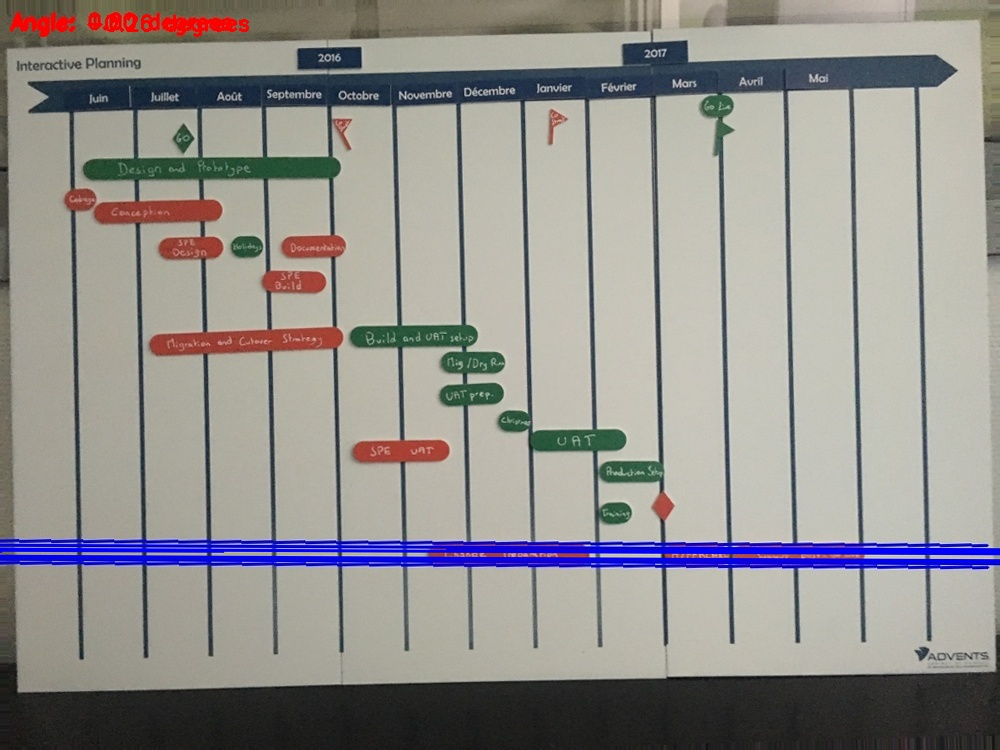
#> input picture IndustrialProject-master/img/3.JPG, 1000 x 750 px, found by its file name
$ python lines_detection_finale.py
#> lines starting #> are read from the running program, lines starting #| are printed output that depends on the picture; after the words box and inside, x2 and y2 are one past the last pixel; in counts of white or black regions, pixels touching at a corner belong together; long printed decimals are rounded
import numpy as np
import cv2
image = cv2.imread('img/3.jpg')
#> image is the input picture: shape (750, 1000, 3); mean B, G, R 141.4, 144.6, 147

# the ratio of the new image to the old image
r = 1000.0 / image.shape[1]
#> r = 1
dim = (1000, int(image.shape[0] * r))
#> dim = (1000, 750)

# perform the actual resizing of the image and show it
resized = cv2.resize(image, dim, interpolation=cv2.INTER_AREA)
#cv2.imshow("resized", resized)
#cv2.waitKey(0)


# Grayscale and Canny Edges extracted
gray = cv2.cvtColor(resized, cv2.COLOR_BGR2GRAY)
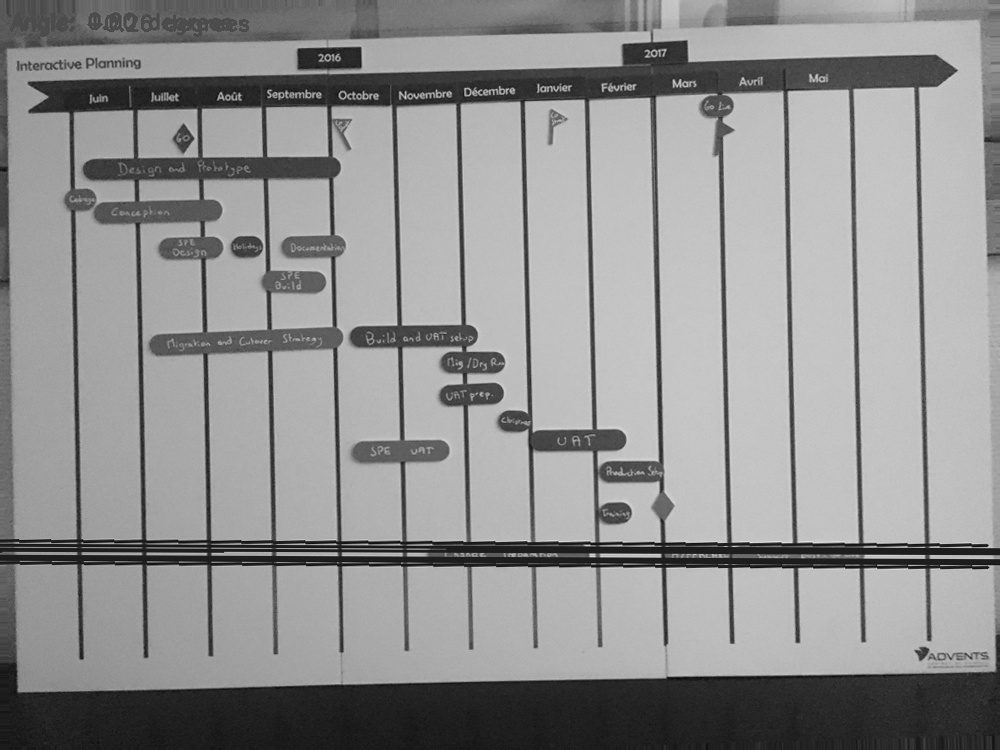
#> gray: shape (750, 1000); min 6, max 233, mean 145
edges = cv2.Canny(gray, 100, 170, apertureSize = 3)
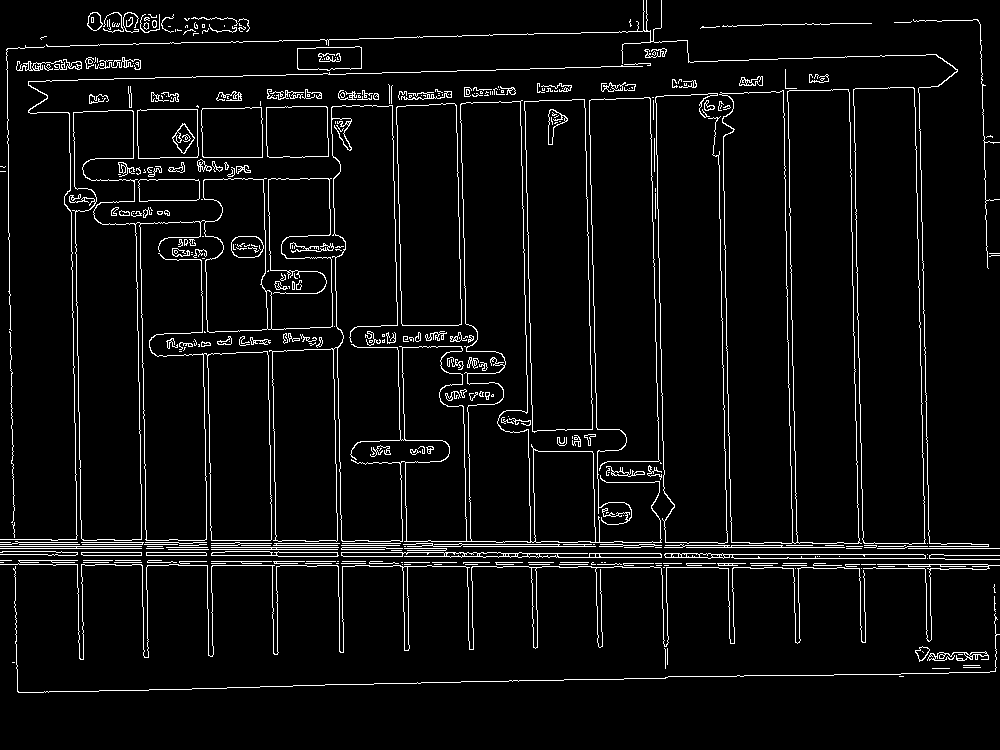
#> edges: shape (750, 1000); 5.1% white in thin lines or dots

# Run HoughLines using a rho accuracy of 1 pixel
# theta accuracy of np.pi / 180 which is 1 degree
# Our line threshold is set to 240 (number of points on line)
lines = cv2.HoughLines(edges,1, np.pi / 700, 150)
#> lines = 434 rows, first 8: [564, 1.58], [539, 1.58], [554, 1.58], [560, 1.58], [544, 1.58], [542, 1.58], [548, 1.57], [692, 1.55]

time_line=[]

print("Lines: ",lines)
#> (printed output is left out)
# We iterate through each line and convert it to the format
# required by cv.lines (i.e. requiring end points)
prev_x = None
ordered_lines = sorted(lines,key = lambda x: x[0][0]*np.cos(x[0][1]))
#> ordered_lines = 434 items, first 6: [[527, 1.66]], [[511, 1.66]], [[522, 1.66]], [[534, 1.65]], [[531, 1.65]], [[514, 1.65]]
for [[rho, theta]] in ordered_lines:
    a = np.cos(theta)
    b = np.sin(theta)
    x0 = a * rho
    y0 = b * rho
    x1 = int(x0 + 1000 * (-b))
    y1 = int(y0 + 1000 * (a))
    x2 = int(x0 - 1000 * (-b))
    y2 = int(y0 - 1000 * (a))
    if abs(x1 - x2) >= 3:
        continue
    if prev_x is not None:

        if abs(prev_x - x1)<50:
            continue
        #print abs(prev_x - x1)


    time_line.append(x1)
    cv2.line(resized, (x1, y1), (x2, y2), (255, 0, 0), 2)
    prev_x = max(x1,x2)
#> this loop made 434 passes
#> (rho, theta, a, b, x0, y0, x1, y1) on passes 1 to 3: (527, 1.66, -0.0896, 0.996, -47.24, 524.9, -1043, 435), (511, 1.66, -0.0896, 0.996, -45.81, 508.9, -1041, 419), (522, 1.66, -0.0852, 0.996, -44.46, 520.1, -1040, 434)
#> after the loop, time_line = []


print(time_line)
cv2.imshow('Hough Lines', resized)
cv2.waitKey(0)
cv2.destroyAllWindows()

$ run again, with IndustrialProject-master/img/1.jpg copied over IndustrialProject-master/img/3.JPG
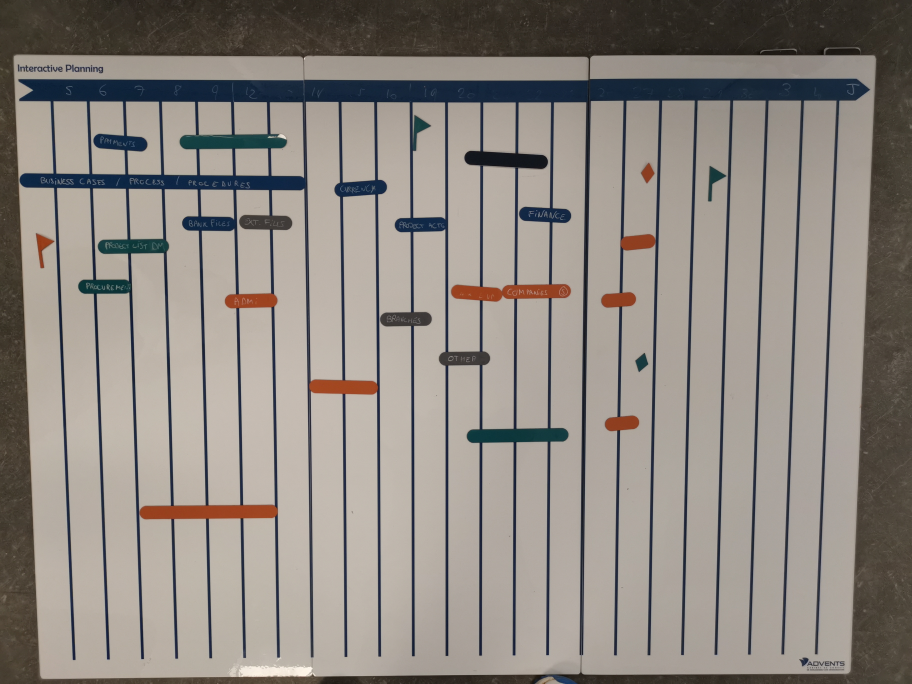
#> input picture IndustrialProject-master/img/1.jpg, 3648 x 2736 px, found by its file name (shown at 1/4 size)
#> image is the input picture: shape (2736, 3648, 3); mean B, G, R 128.9, 135.5, 142.1
#> `edges = cv2.Canny(gray, 100, 170, apertureSize = 3)`:
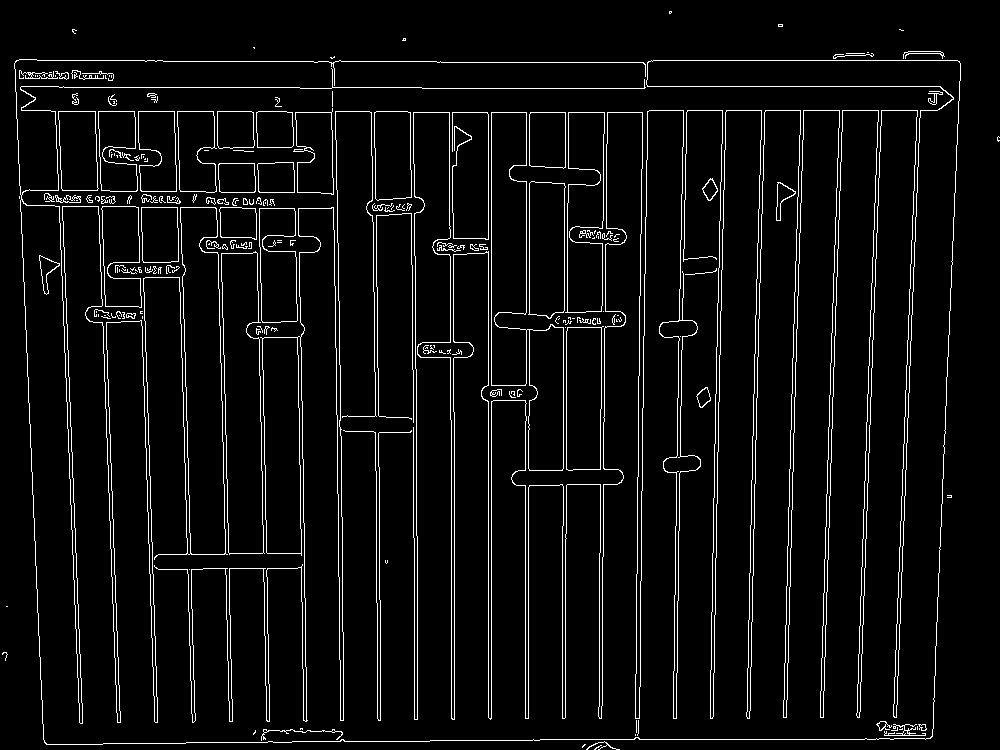
#> edges: shape (750, 1000); 5.2% white in thin lines or dots
#> lines = 272 rows, first 8: [491, 0], [488, 0], [-94, 3.11], [-50, 3.1], [961, 0.0404], [648, 0.0135], [881, 0.0359], [802, 0.0269]
#| Lines:  [[[ 4.9100000e+02  0.0000000e+00]]
#|  [[ 4.8800000e+02  0.0000000e+00]]
#|  [[-9.4000000e+01  3.1056888e+00]]
#|  [[-5.0000000e+01  3.1012008e+00]]
#|  [[ 9.6100000e+02  4.0391907e-02]]
#|  [[ 6.4800000e+02  1.3463968e-02]]
#> (further printed lines are left out)
#> ordered_lines = 272 items, first 6: [[188, 1.59]], [[736, 1.58]], [[204, 1.58]], [[189, 1.58]], [[205, 1.58]], [[106, 1.58]]
#> the loop `for [[rho, theta]] in ordered_lines:` made 272 passes
#> (rho, theta, a, b, x0, y0, x1, y1) on passes 1 to 3: (188, 1.59, -0.018, 1, -3.37, 188, -1003, 170), (736, 1.58, -0.00449, 1, -3.3, 736, -1003, 731), (204, 1.58, -0.0135, 1, -2.75, 204, -1002, 190)
#> after the loop `for [[rho, theta]] in ordered_lines:`:
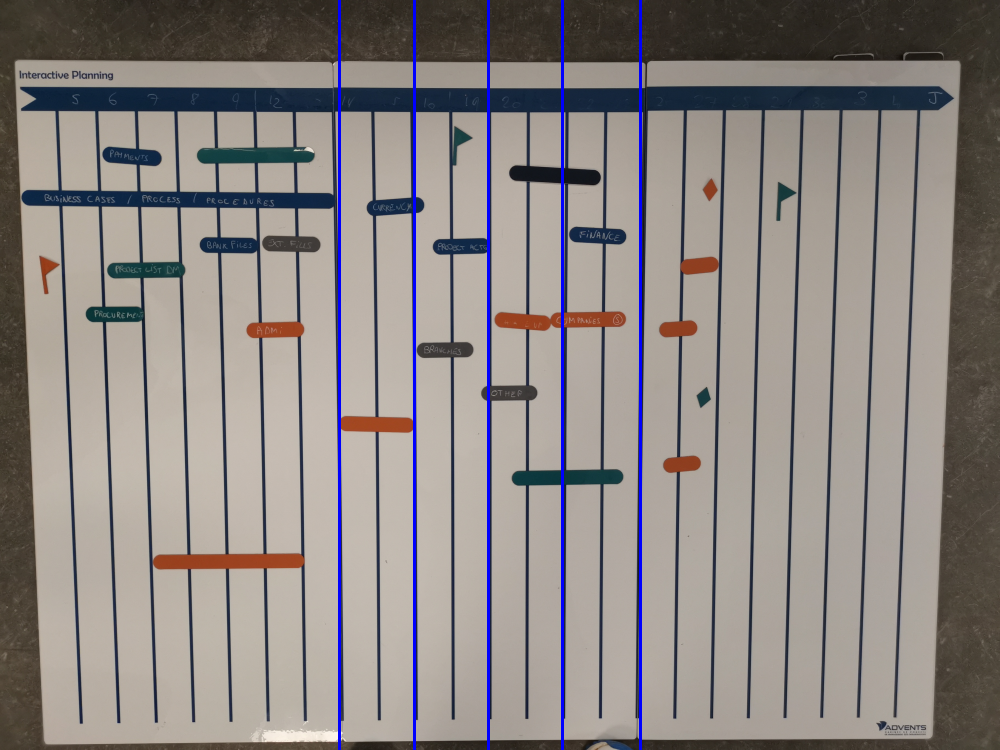
#> resized: shape (750, 1000, 3); mean B, G, R 131.2, 133.9, 140.5
#> after the loop `for [[rho, theta]] in ordered_lines:`: time_line = [339, 414, 488, 562, 640]

$ run again, with IndustrialProject-master/img/10.jpg copied over IndustrialProject-master/img/3.JPG
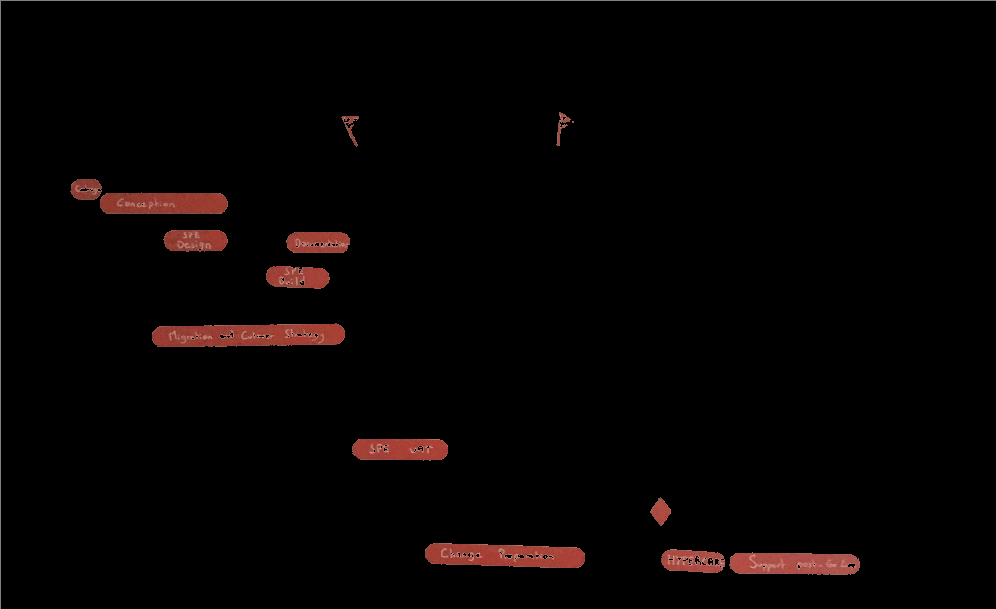
#> input picture IndustrialProject-master/img/10.jpg, 996 x 609 px, found by its file name
#> image is the input picture: shape (609, 996, 3); mean B, G, R 2.5, 2.8, 5.8
#> `edges = cv2.Canny(gray, 100, 170, apertureSize = 3)`:
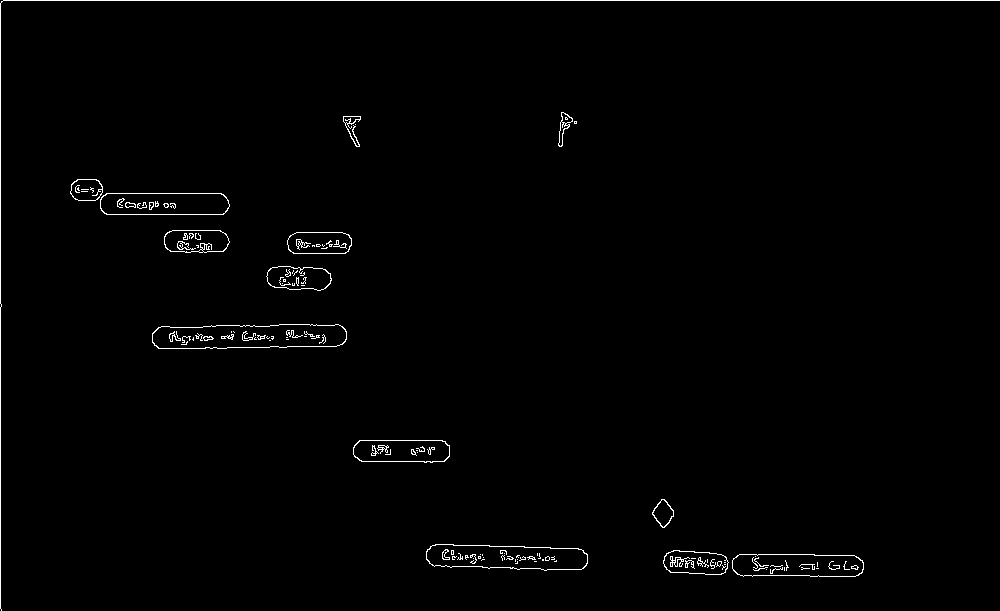
#> edges: shape (611, 1000); 1% white in thin lines or dots
#> lines = [[0, 1.57], [0, 0], [2, 0.00449], [1, 1.57], [2, 3.14], [-3, 1.58], [-1, 1.58], [530, 1.6], [551, 1.6], [532, 1.6], [554, 1.6]]
#| Lines:  [[[ 0.0000000e+00  1.5707964e+00]]
#|  [[ 0.0000000e+00  0.0000000e+00]]
#|  [[ 2.0000000e+00  4.4879895e-03]]
#|  [[ 1.0000000e+00  1.5663084e+00]]
#|  [[ 2.0000000e+00  3.1371047e+00]]
#|  [[-3.0000000e+00  1.5752844e+00]]
#> (further printed lines are left out)
#> ordered_lines = [[[551, 1.6]], [[530, 1.6]], [[554, 1.6]], [[532, 1.6]], [[2, 3.14]], [[0, 1.57]], [[0, 0]], [[1, 1.57]], [[-1, 1.58]], [[-3, 1.58]], [[2, 0.00449]]]
#> the loop `for [[rho, theta]] in ordered_lines:` made 11 passes
#> (rho, theta, a, b, x0, y0, x1, y1) on passes 1, 2, 3, 4, 5, 6, 8, 9: (551, 1.6, -0.0314, 1, -17.31, 550.7, -1016, 519), (530, 1.6, -0.0314, 1, -16.65, 529.7, -1016, 498), (554, 1.6, -0.0269, 1, -14.92, 553.8, -1014, 526), (532, 1.6, -0.0269, 1, -14.32, 531.8, -1013, 504), (2, 3.14, -1, 0.00449, -2, 0.00898, -6, -999), (0, 1.57, -4.37e-08, 1, 0, 0, -1000, 0), (1, 1.57, 0.00449, 1, 0.00449, 1, -999, 5), (-1, 1.58, -0.00449, 1, 0.00449, -1, -999, -5)
#> after the loop `for [[rho, theta]] in ordered_lines:`:
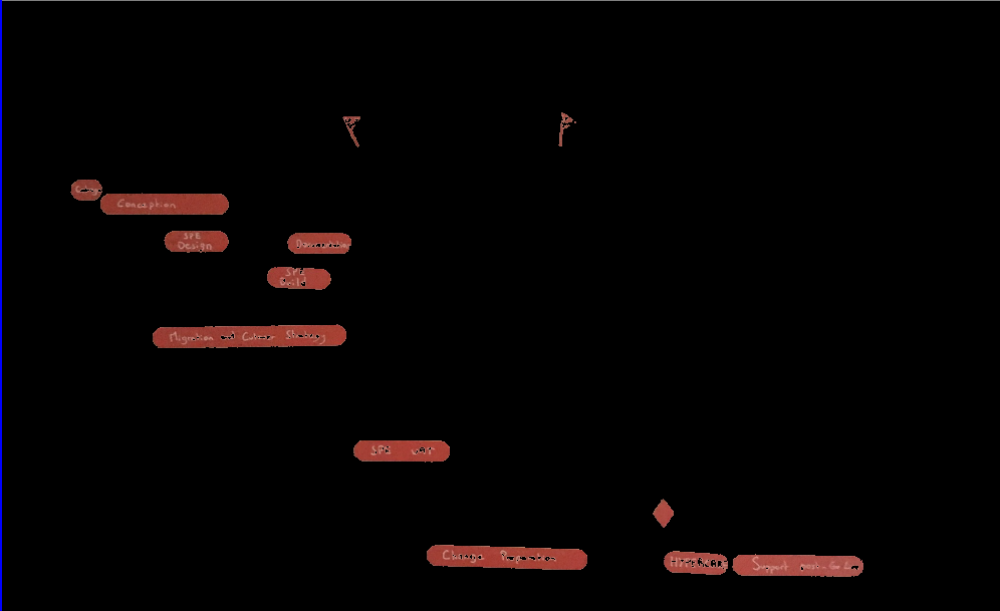
#> resized: shape (611, 1000, 3); mean B, G, R 2.9, 2.7, 5.6
#> after the loop `for [[rho, theta]] in ordered_lines:`: time_line = [0]
#| [0]

$ run again, with IndustrialProject-master/img/12.jpg copied over IndustrialProject-master/img/3.JPG
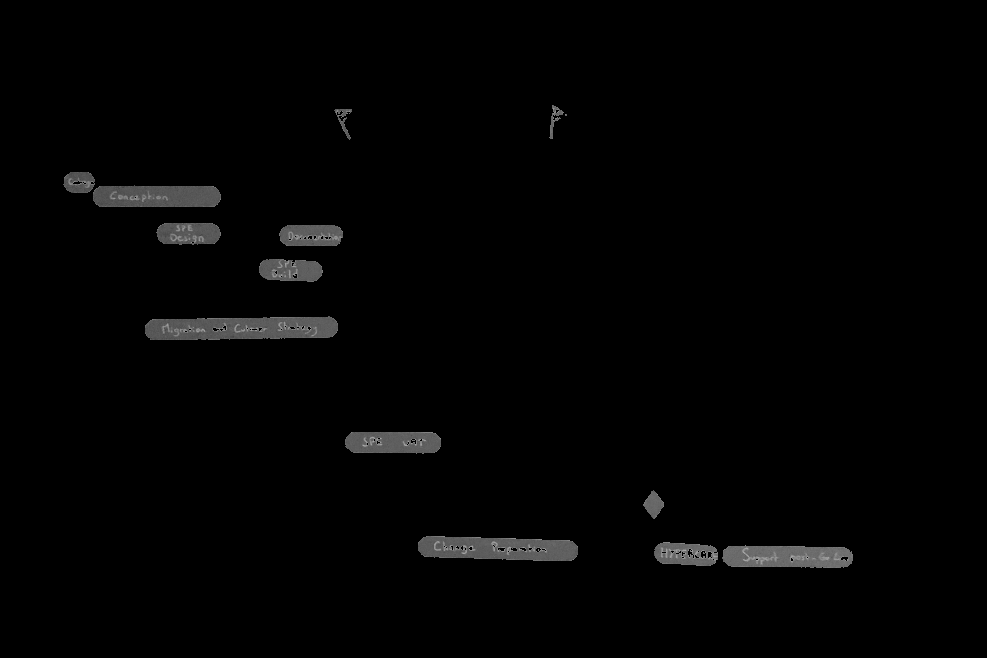
#> input picture IndustrialProject-master/img/12.jpg, 987 x 658 px, found by its file name
#> image is the input picture: shape (658, 987, 3); min 0, max 170, mean 3.1
#> `edges = cv2.Canny(gray, 100, 170, apertureSize = 3)`:
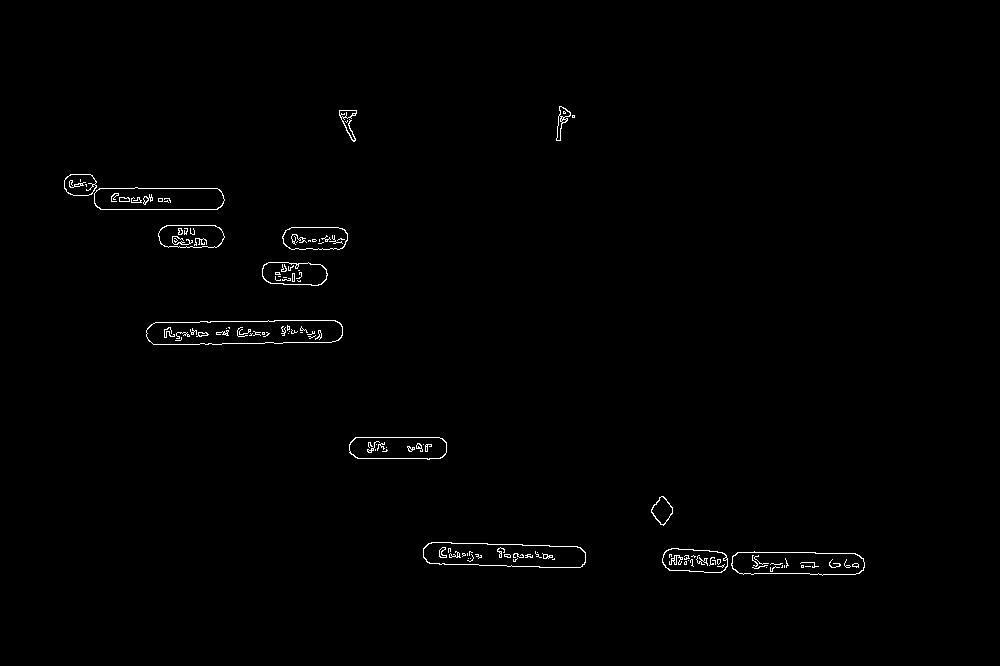
#> edges: shape (666, 1000); 0.71% white in thin lines or dots, all inside (x1, y1, x2, y2) = (64, 106, 865, 576)
#> lines = [[528, 1.6], [549, 1.6], [530, 1.6], [552, 1.6], [324, 1.56]]
#| Lines:  [[[528.          1.602]]
#|  [[549.          1.602]]
#|  [[530.          1.598]]
#|  [[552.          1.598]]
#|  [[324.          1.557]]]
#> ordered_lines = [[[549, 1.6]], [[528, 1.6]], [[552, 1.6]], [[530, 1.6]], [[324, 1.56]]]
#> the loop `for [[rho, theta]] in ordered_lines:` made 5 passes
#> (rho, theta, a, x0, y0, x1, y1, x2) on passes 1 to 5: (549, 1.6, -0.0314, -17.24, 548.7, -1016, 517, 982), (528, 1.6, -0.0314, -16.58, 527.7, -1016, 496, 982), (552, 1.6, -0.0269, -14.86, 551.8, -1014, 524, 984), (530, 1.6, -0.0269, -14.27, 529.8, -1013, 502, 985), (324, 1.56, 0.0135, 4.36, 324, -995, 337, 1004)
#> after the loop `for [[rho, theta]] in ordered_lines:`: time_line = []
